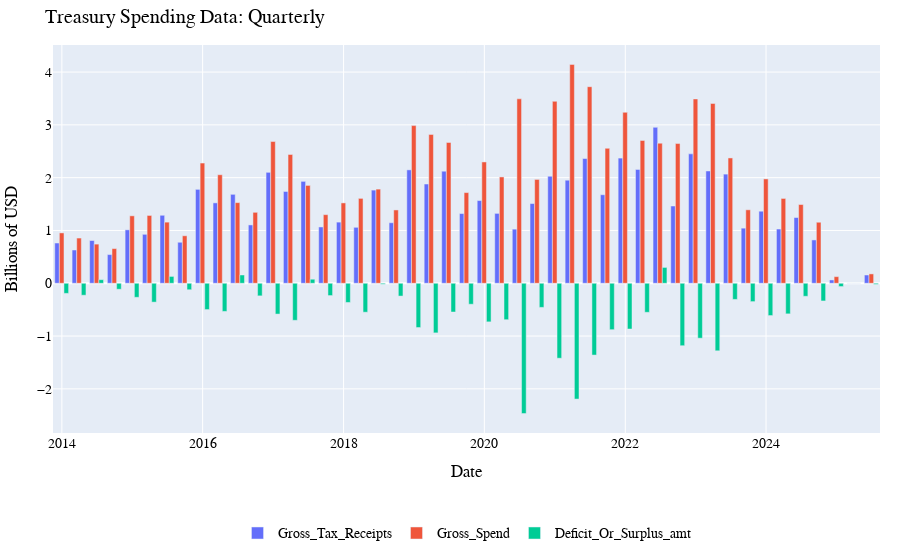

Write notebook code for a chart like this one.
### Code cell
testcols =['current_month_gross_outly_amt', 'current_month_dfct_sur_amt', 'current_month_gross_rcpt_amt', 'current_month_dfct_sur_amt']
trfig = MacroBackend.charting_plotly.px_bar(data_Q, title = "Treasury Spending Data: Quarterly", yax_label="Billions of USD")
trfig.show()
